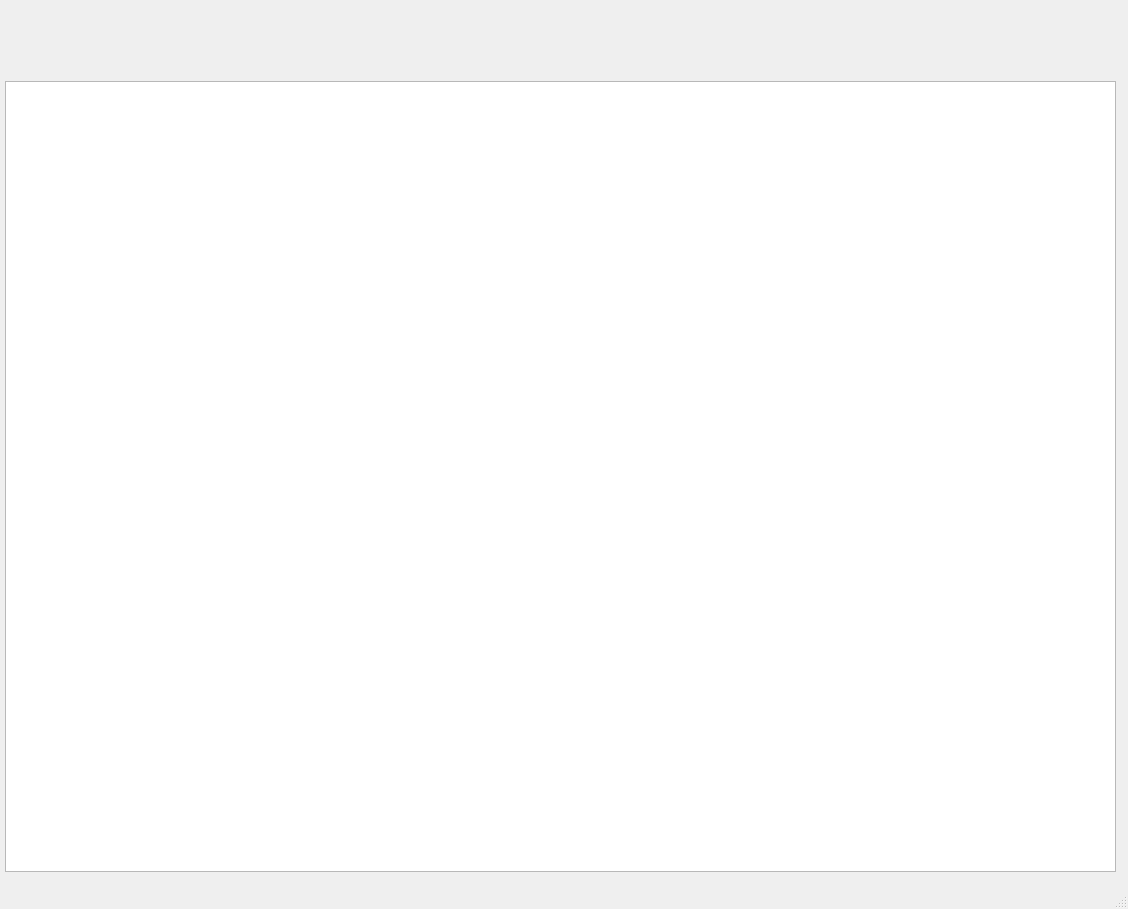
<?xml version="1.0" encoding="UTF-8"?>
<ui version="4.0">
 <class>MainWindow</class>
 <widget class="QMainWindow" name="MainWindow">
  <property name="geometry">
   <rect>
    <x>0</x>
    <y>0</y>
    <width>1128</width>
    <height>909</height>
   </rect>
  </property>
  <property name="windowTitle">
   <string>MainWindow</string>
  </property>
  <widget class="QWidget" name="centralwidget">
   <widget class="QTableView" name="tableView">
    <property name="geometry">
     <rect>
      <x>5</x>
      <y>81</y>
      <width>1111</width>
      <height>791</height>
     </rect>
    </property>
   </widget>
  </widget>
  <widget class="QMenuBar" name="menubar">
   <property name="geometry">
    <rect>
     <x>0</x>
     <y>0</y>
     <width>1128</width>
     <height>21</height>
    </rect>
   </property>
  </widget>
  <widget class="QStatusBar" name="statusbar"/>
 </widget>
 <resources/>
 <connections/>
</ui>
